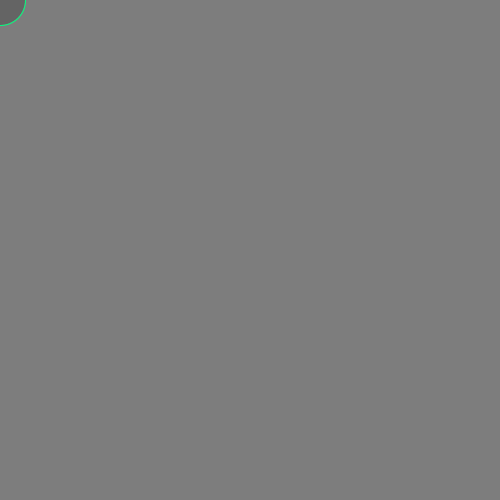
Frame 1 (no input)
Frame 60 (the mouse pressed at the canvas centre just before this capture): identical to frame 1, image omitted
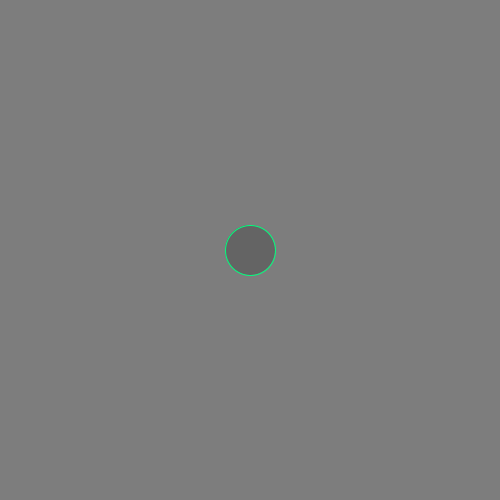
Frame 120 (the mouse held since frame 60 and released just before this capture)

The Processing sketch that drew these frames (run headless with seeded random() and noise(); from frame 60 on, the mouse is pressed at the canvas centre):

// Processing sketch: move_on_all
// ── move_on_all.pde
void setup()
{ 
  size(500,500);
  
}
void draw()
{ 
  background(125);
  fill(100);
  stroke(0,255,125);
  ellipse(mouseX,mouseY,50,50);
}
